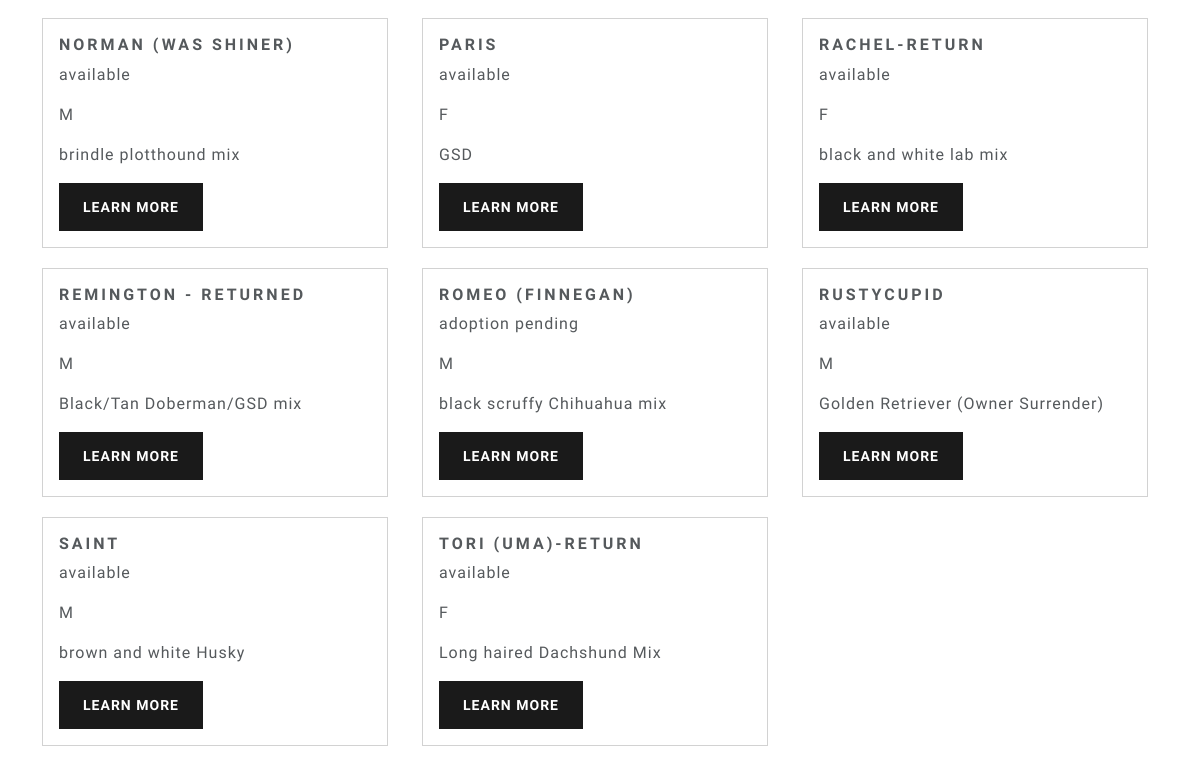
/home (signed in, lower part), run on an earlier commit of the app's database.
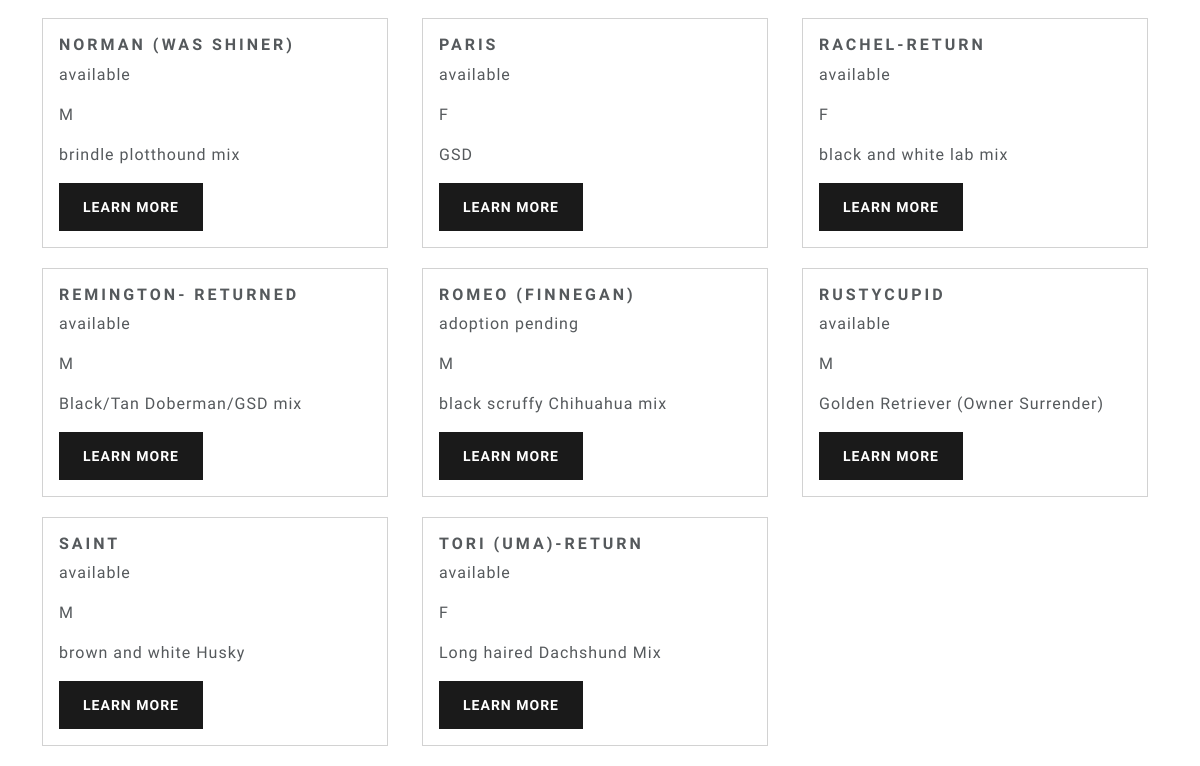
And on a later commit of the database.
### app.py (models this page shows)
class Dogmedical(db.Model):
    __tablename__ = 'DogMedical'
    ID = db.Column(db.Integer, primary_key=True)
    TagNumber = db.Column(db.String(128))
    Dated = db.Column(db.String(128))
    Name = db.Column(db.String(128))
    Sex = db.Column(db.String(128))
    Breed = db.Column(db.String(128))
    picture = db.Column(db.String(128))
    DateofBirth = db.Column(db.String(128))
    Status = db.Column(db.String(128))
    Source = db.Column(db.String(128))
    MicrochipNumber = db.Column(db.String(128))
    Type = db.Column(db.String(128))
    VaccinationDate = db.Column(db.String(128))
    VaccPaperworkReceived = db.Column(db.String(128))
    Veterinarian = db.Column(db.String(128))
    SizeAndLbs = db.Column(db.String(128))
    SpayAndNeuterDate = db.Column(db.String(128))
    RabiesTagNumber = db.Column(db.String(128))
    HeartWormTestDate = db.Column(db.String(128))
    HeartwormTestResults = db.Column(db.String(128))
    Heartwormprev = db.Column(db.String(128))
    medicalissues = db.Column(db.String(128))
    Foster = db.Column(db.String(128))
    Phone = db.Column(db.String(128))
    Email = db.Column(db.String(128))

### app.py (the view)
@app.route('/home', methods=['GET', 'POST'])
@login_required
def home():
    session['images'] = image_urls
    with app.app_context():
        if request.method == 'POST' :
            try:
                search = request.form.get('search')
                dogs = db.session.query(Dogmedical).filter(Dogmedical.Name.ilike(f"%{search}%")).order_by(Dogmedical.Name).all()
                return render_template("home.html", dogs = dogs)
            except Exception as e:
                print(e)
                flash("Something went wrong. Please try again.")
                return redirect(url_for('home', dogs = dogs))
        else:
            query = db.session.query(Dogmedical).order_by(Dogmedical.Name)
            page = request.args.get('page', 1, type=int)
            dogs = db.paginate(query, page=page, per_page=POSTS_PER_PAGE, error_out=False)
            next_url = url_for('home', page=dogs.next_num) if dogs.has_next else None
            prev_url = url_for('home', page=dogs.prev_num) if dogs.has_prev else None
            return render_template("home.html", dogs = dogs.items, next_url = next_url, prev_url = prev_url)

### app.py (called while the page is built)
@login_manager.user_loader
def load_user(user_id):
  user = Users.query.get(int(user_id))
  session["isAdmin"] = user.email in admins
  return user

### templates/home.html (shortened to what this page needs)
<html>
<head>
  <link href="{{ url_for('static', filename='css/bootstrap.min.css') }}" rel="stylesheet">
  <link href="{{ url_for('static', filename='css/style.css') }}" rel="stylesheet">
</head>
<body class="container">
  <div class="main-content">
    <div class="row">
      {% if dogs %}
          {% for dog in dogs %}
          <div class="col-12 col-lg-4">
            <div class="card" style="width: auto; height: auto; margin-bottom: 20px; margin-right: 10px">
            <div class="card-body">
              <h5 class="card-title">{{dog.Name}}</h5>
              <p class="card-text">{{dog.Status}}</p>
              <p class="card-text">{{dog.Sex}}</p>
              <p class="card-text">{{dog.Breed}}</p>
              <a href="/dog/{{dog.ID}}" class="btn btn-primary">Learn More</a>
            </div>
          </div>
        </div>
          {% endfor %}
      {% else %}
          <h6>No Dogs Found</h6>
      {% endif %}
    </div>
  </div>
</body>
</html>

What changed in the data, as far as the page shows it:
changed Dogmedical "Black/Tan Doberman/GSD mix": Name "REMINGTON - RETURNED" → "REMINGTON- RETURNED"
